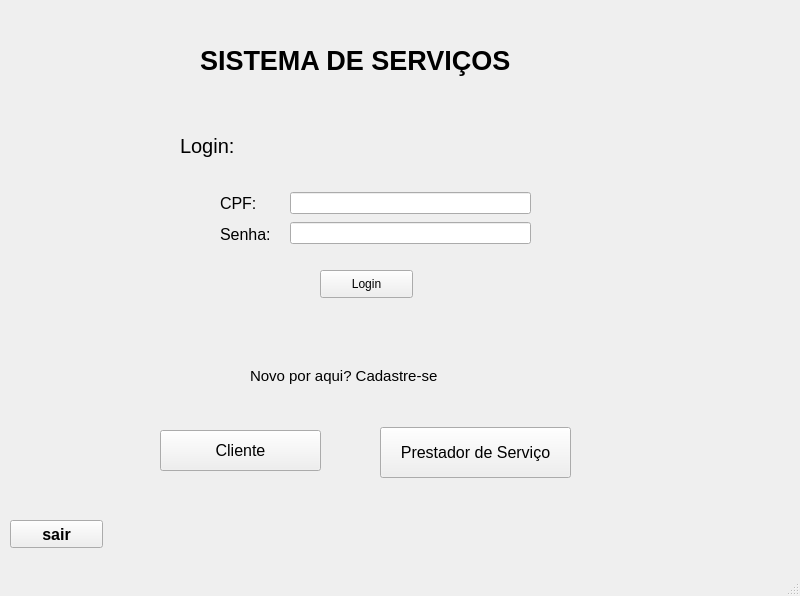
<?xml version="1.0" encoding="UTF-8"?>
<ui version="4.0">
 <class>MainWindow</class>
 <widget class="QMainWindow" name="MainWindow">
  <property name="geometry">
   <rect>
    <x>0</x>
    <y>0</y>
    <width>800</width>
    <height>596</height>
   </rect>
  </property>
  <property name="windowTitle">
   <string>MainWindow</string>
  </property>
  <widget class="QWidget" name="centralwidget">
   <widget class="QLabel" name="label">
    <property name="geometry">
     <rect>
      <x>200</x>
      <y>40</y>
      <width>391</width>
      <height>41</height>
     </rect>
    </property>
    <property name="font">
     <font>
      <pointsize>20</pointsize>
      <weight>75</weight>
      <bold>true</bold>
     </font>
    </property>
    <property name="text">
     <string>SISTEMA DE SERVIÇOS</string>
    </property>
   </widget>
   <widget class="QLabel" name="label_2">
    <property name="geometry">
     <rect>
      <x>180</x>
      <y>130</y>
      <width>71</width>
      <height>31</height>
     </rect>
    </property>
    <property name="font">
     <font>
      <pointsize>15</pointsize>
     </font>
    </property>
    <property name="text">
     <string>Login:</string>
    </property>
   </widget>
   <widget class="QPushButton" name="CLIENTE_CADASTRAR">
    <property name="geometry">
     <rect>
      <x>160</x>
      <y>430</y>
      <width>161</width>
      <height>41</height>
     </rect>
    </property>
    <property name="font">
     <font>
      <pointsize>12</pointsize>
     </font>
    </property>
    <property name="text">
     <string>Cliente</string>
    </property>
   </widget>
   <widget class="QPushButton" name="PRESTADOR_CADASTRAR">
    <property name="geometry">
     <rect>
      <x>380</x>
      <y>427</y>
      <width>191</width>
      <height>51</height>
     </rect>
    </property>
    <property name="font">
     <font>
      <pointsize>12</pointsize>
     </font>
    </property>
    <property name="text">
     <string>Prestador de Serviço</string>
    </property>
   </widget>
   <widget class="QPushButton" name="SAIR">
    <property name="geometry">
     <rect>
      <x>10</x>
      <y>520</y>
      <width>93</width>
      <height>28</height>
     </rect>
    </property>
    <property name="font">
     <font>
      <pointsize>12</pointsize>
      <weight>75</weight>
      <bold>true</bold>
     </font>
    </property>
    <property name="text">
     <string>sair</string>
    </property>
   </widget>
   <widget class="QPushButton" name="LOGIN_USUARIO">
    <property name="geometry">
     <rect>
      <x>320</x>
      <y>270</y>
      <width>93</width>
      <height>28</height>
     </rect>
    </property>
    <property name="text">
     <string>Login</string>
    </property>
   </widget>
   <widget class="QLabel" name="label_5">
    <property name="geometry">
     <rect>
      <x>250</x>
      <y>360</y>
      <width>251</width>
      <height>31</height>
     </rect>
    </property>
    <property name="font">
     <font>
      <pointsize>11</pointsize>
     </font>
    </property>
    <property name="text">
     <string>Novo por aqui? Cadastre-se</string>
    </property>
   </widget>
   <widget class="QWidget" name="">
    <property name="geometry">
     <rect>
      <x>290</x>
      <y>190</y>
      <width>241</width>
      <height>57</height>
     </rect>
    </property>
    <layout class="QVBoxLayout" name="verticalLayout">
     <item>
      <widget class="QLineEdit" name="CPF_LOGIN"/>
     </item>
     <item>
      <widget class="QLineEdit" name="SENHA_LOGIN"/>
     </item>
    </layout>
   </widget>
   <widget class="QWidget" name="">
    <property name="geometry">
     <rect>
      <x>220</x>
      <y>190</y>
      <width>64</width>
      <height>57</height>
     </rect>
    </property>
    <layout class="QVBoxLayout" name="verticalLayout_2">
     <item>
      <widget class="QLabel" name="CPF_INICIO">
       <property name="font">
        <font>
         <pointsize>12</pointsize>
        </font>
       </property>
       <property name="text">
        <string>CPF:</string>
       </property>
      </widget>
     </item>
     <item>
      <widget class="QLabel" name="LABEL_INICIO">
       <property name="font">
        <font>
         <pointsize>12</pointsize>
        </font>
       </property>
       <property name="text">
        <string>Senha:</string>
       </property>
      </widget>
     </item>
    </layout>
   </widget>
  </widget>
  <widget class="QMenuBar" name="menubar">
   <property name="geometry">
    <rect>
     <x>0</x>
     <y>0</y>
     <width>800</width>
     <height>26</height>
    </rect>
   </property>
  </widget>
  <widget class="QStatusBar" name="statusbar"/>
 </widget>
 <resources/>
 <connections/>
</ui>
